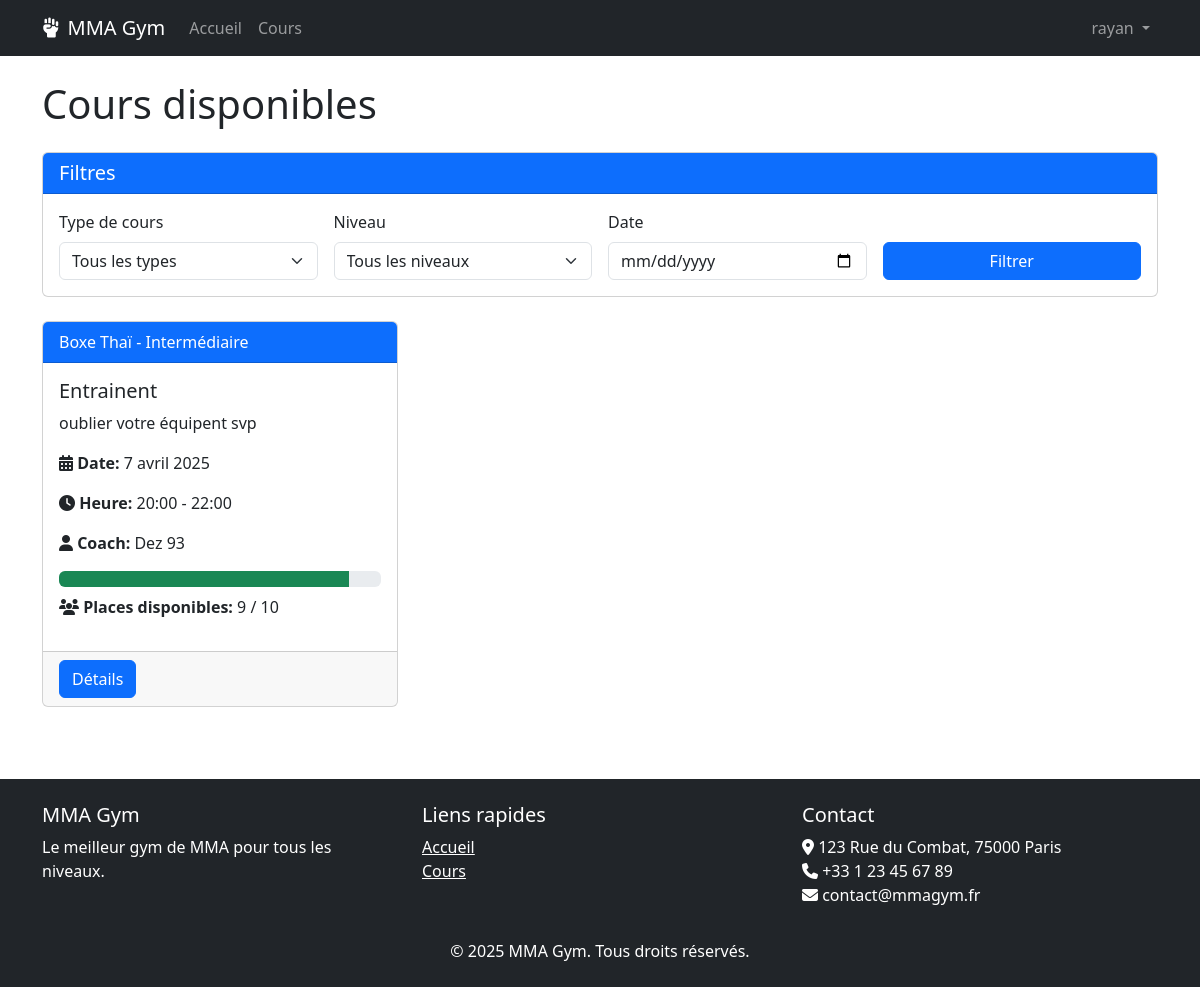
The app's page /courses/ (signed in) with its own data.
### gym/models.py (models this page shows, shortened)
class Course(models.Model):
    COURSE_TYPES = [
        ('boxing', 'Boxe'),
        ('bjj', 'Jiu-Jitsu Brésilien'),
        ('wrestling', 'Lutte'),
        ('mma', 'MMA'),
        ('thai', 'Boxe Thaï'),
        ('conditioning', 'Préparation Physique'),
    ]
    LEVELS = [
        ('beginner', 'Débutant'),
        ('intermediate', 'Intermédiaire'),
        ('advanced', 'Avancé'),
        ('all', 'Tous niveaux'),
    ]
    title = models.CharField(max_length=100)
    description = models.TextField()
    coach = models.ForeignKey(User, on_delete=models.CASCADE, related_name='courses')
    course_type = models.CharField(max_length=20, choices=COURSE_TYPES)
    level = models.CharField(max_length=20, choices=LEVELS)
    date = models.DateField()
    start_time = models.TimeField()
    end_time = models.TimeField()
    max_participants = models.PositiveIntegerField(default=20)
    def get_available_spots(self):
        return self.max_participants - self.reservations.count()

### gym/views.py (the view)
# urls.py: path('courses/', views.CourseListView.as_view(), name='course_list'),
class CourseListView(ListView):
    model = Course
    template_name = 'gym/course_list.html'
    context_object_name = 'courses'
    def get_queryset(self):
        queryset = Course.objects.filter(date__gte=timezone.now().date()).order_by('date', 'start_time')
        course_type = self.request.GET.get('type')
        if course_type:
            queryset = queryset.filter(course_type=course_type)
        level = self.request.GET.get('level')
        if level:
            queryset = queryset.filter(level=level)
        date = self.request.GET.get('date')
        if date:
            queryset = queryset.filter(date=date)
        return queryset
    def get_context_data(self, **kwargs):
        context = super().get_context_data(**kwargs)
        context['course_types'] = Course.COURSE_TYPES
        context['levels'] = Course.LEVELS
        return context

### templates/gym/course_list.html (shortened to what this page needs)
{% extends 'base.html' %}
{% block content %}
<h1 class="mb-4">Cours disponibles</h1>
<div class="card mb-4">
    <div class="card-header bg-primary text-white">
        <h5 class="mb-0">Filtres</h5>
    </div>
    <div class="card-body">
        <form method="get" class="row g-3">
            <div class="col-md-3">
                <label for="type" class="form-label">Type de cours</label>
                <select name="type" id="type" class="form-select">
                    <option value="">Tous les types</option>
                </select>
            </div>
            <div class="col-md-3">
                <label for="level" class="form-label">Niveau</label>
                <select name="level" id="level" class="form-select">
                    <option value="">Tous les niveaux</option>
                </select>
            </div>
            <div class="col-md-3">
                <label for="date" class="form-label">Date</label>
                <input type="date" name="date" id="date" class="form-control" value="{{ request.GET.date|default:'' }}">
            </div>
            <div class="col-md-3">
                <label class="form-label">&nbsp;</label>
                <div>
                    <button type="submit" class="btn btn-primary w-100">Filtrer</button>
                </div>
            </div>
        </form>
    </div>
</div>
{% if courses %}
    <div class="row">
        {% for course in courses %}
        <div class="col-md-4 mb-4">
            <div class="card h-100">
                <div class="card-header bg-primary text-white">
                    {{ course.get_course_type_display }} - {{ course.get_level_display }}
                </div>
                <div class="card-body">
                    <h5 class="card-title">{{ course.title }}</h5>
                    <p class="card-text">{{ course.description|truncatewords:20 }}</p>
                    <p><i class="fas fa-calendar-alt"></i> <strong>Date:</strong> {{ course.date }}</p>
                    <p><i class="fas fa-clock"></i> <strong>Heure:</strong> {{ course.start_time }} - {{ course.end_time }}</p>
                    <p><i class="fas fa-user"></i> <strong>Coach:</strong> {{ course.coach.get_full_name }}</p>
                    <div class="progress mb-2">
                        {% with available=course.get_available_spots total=course.max_participants %}
                        {% with percentage=available|floatformat:0|safe|default:"0" %}
                        {% with percentage_int=percentage|floatformat:0|safe|default:"0" %}
                        <div class="progress-bar {% if percentage < 25 %}bg-danger{% elif percentage < 50 %}bg-warning{% else %}bg-success{% endif %}"
                            role="progressbar" style="width: {% widthratio available total 100 %}%"
                            aria-valuenow="{% widthratio available total 100 %}" aria-valuemin="0" aria-valuemax="100">
                        </div>
                        {% endwith %}
                        {% endwith %}
                        {% endwith %}
                    </div>
                    <p><i class="fas fa-users"></i> <strong>Places disponibles:</strong> {{ course.get_available_spots }} / {{ course.max_participants }}</p>
                </div>
                <div class="card-footer">
                    <a href="{% url 'course_detail' course.id %}" class="btn btn-primary">Détails</a>
                </div>
            </div>
        </div>
        {% endfor %}
    </div>
{% else %}
    <div class="alert alert-info">
        <p>Aucun cours disponible avec les critères sélectionnés.</p>
    </div>
{% endif %}
{% endblock %}

### templates/base.html (shortened to what this page needs)
<!DOCTYPE html>
<html lang="fr">
<head>
    <link href="https://cdn.jsdelivr.net/npm/bootstrap@5.3.0/dist/css/bootstrap.min.css" rel="stylesheet">
    <link rel="stylesheet" href="https://cdnjs.cloudflare.com/ajax/libs/font-awesome/6.4.0/css/all.min.css">
    <link rel="stylesheet" href="/static/css/style.css">
</head>
<body>
    <nav class="navbar navbar-expand-lg navbar-dark bg-dark">
        <div class="container">
            <a class="navbar-brand" href="{% url 'home' %}">
                <i class="fas fa-fist-raised me-2"></i>MMA Gym
            </a>
            <div class="collapse navbar-collapse" id="navbarNav">
                <ul class="navbar-nav me-auto">
                    <li class="nav-item">
                        <a class="nav-link" href="{% url 'home' %}">Accueil</a>
                    </li>
                    <li class="nav-item">
                        <a class="nav-link" href="{% url 'course_list' %}">Cours</a>
                    </li>
                </ul>
                <ul class="navbar-nav">
                    {% if user.is_authenticated %}
                    <li class="nav-item dropdown">
                        <a class="nav-link dropdown-toggle" href="#" id="navbarDropdown" role="button" data-bs-toggle="dropdown">
                            {{ user.username }}
                        </a>
                    </li>
                    {% endif %}
                </ul>
            </div>
        </div>
    </nav>
    <div class="container mt-4">
        {% block content %}{% endblock %}
    </div>
    <footer class="bg-dark text-white py-4 mt-5">
        <div class="container">
            <div class="row">
                <div class="col-md-4">
                    <h5>MMA Gym</h5>
                    <p>Le meilleur gym de MMA pour tous les niveaux.</p>
                </div>
                <div class="col-md-4">
                    <h5>Liens rapides</h5>
                    <ul class="list-unstyled">
                        <li><a href="{% url 'home' %}" class="text-white">Accueil</a></li>
                        <li><a href="{% url 'course_list' %}" class="text-white">Cours</a></li>
                    </ul>
                </div>
                <div class="col-md-4">
                    <h5>Contact</h5>
                    <address>
                        <i class="fas fa-map-marker-alt"></i> 123 Rue du Combat, 75000 Paris<br>
                        <i class="fas fa-phone"></i> +33 1 23 45 67 89<br>
                        <i class="fas fa-envelope"></i> contact@mmagym.fr
                    </address>
                </div>
            </div>
            <div class="row mt-3">
                <div class="col text-center">
                    <p class="mb-0">&copy; {% now 'Y' %} MMA Gym. Tous droits réservés.</p>
                </div>
            </div>
        </div>
    </footer>
</body>
</html>

### records on screen
Course: course_type "Boxe Thaï", level "Intermédiaire", title "Entrainent", description "oublier votre équipent svp", date "7 avril 2025", start_time "20:00", end_time "22:00", coach.get_full_name "Dez 93", get_available_spots "9", max_participants "10"

### other values on screen
{{ user.username }} "rayan"
